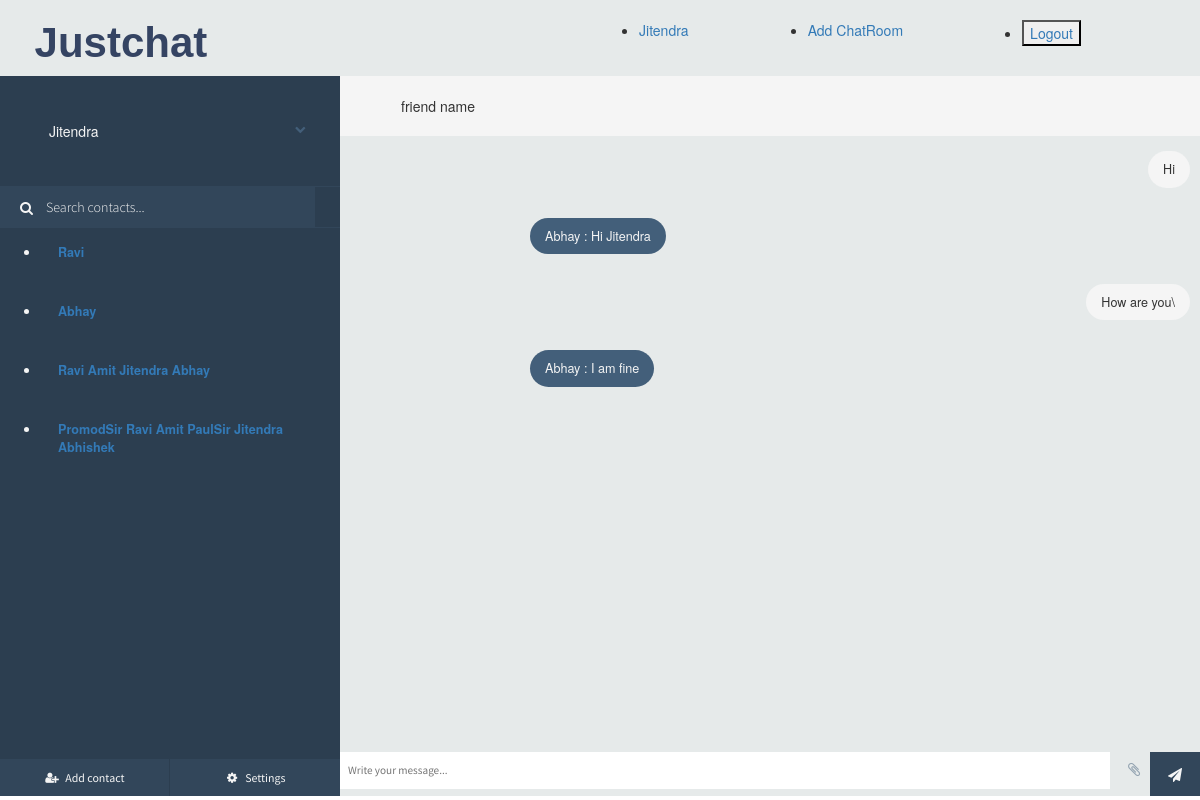
/chat/test2/ (signed in), run on an earlier commit of the app's database.
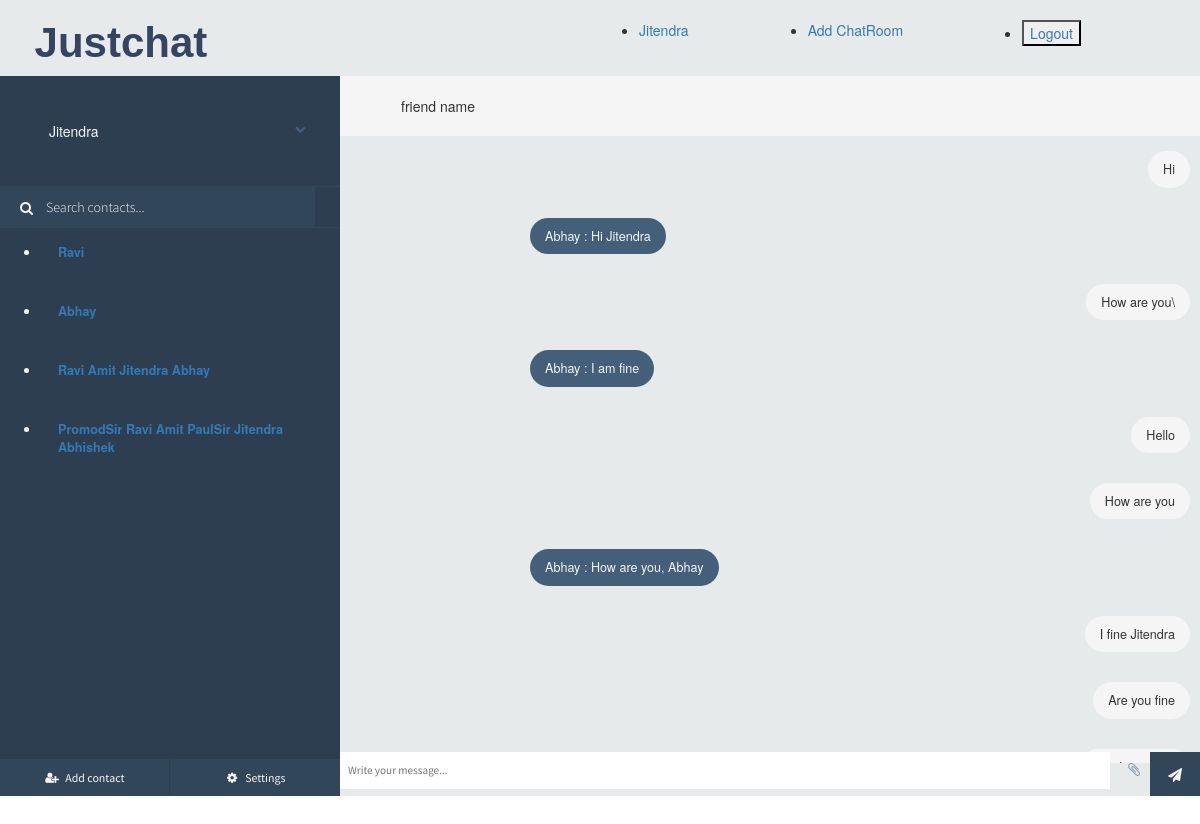
And on a later commit of the database.
### chat/models.py (models this page shows, shortened)
class Message(models.Model):
    author = models.ForeignKey(User, on_delete=models.CASCADE)
    content = models.TextField()
    timestamp = models.DateTimeField(auto_now_add=True)
    room = models.ForeignKey(Room, on_delete=models.CASCADE)

### chat/views.py (the view)
# urls.py: path('chat/<str:room_name>/', views.chat_rooms, name='chat_room')
@login_required(login_url='/login')
def chat_rooms(request, room_name):
    current_user = request.user
    current_user = User.objects.get(username=current_user)
    user_rooms = Room.objects.filter(participants__username=current_user)
    room_deatails = filter_rooms_and_friends(user_rooms, current_user)
    room = Room.objects.get(room_name=room_name)
    participants = room.participants.all()
    is_participant_user = User.objects.get(username=current_user)
    if is_participant_user in participants:
        print("The current user is allowed to send message")
        messages = Message.objects.filter(room=room).order_by('-timestamp').all()
        if request.method == 'POST':
            msg = request.POST['chat-msg-input']
            data = Message(author=current_user, content=msg, room=room)
            data.save()
            return redirect('chat:chat_room', room.room_name)
        return render(request, 'chat/room.html', {
            'room_name': room_name,
            'username': current_user,
            'messages': reversed(messages),
            'rooms_details': room_deatails,
            'participants': '',
            'group_name': ''
        })
    else:
        print("The current use user is not allowed to send message.")
        return HttpResponse("<h1>You are an unauthorized user for this room.</h1>")

### chat/views.py (called while the page is built)
def filter_rooms_and_friends(user_rooms, current_user):
    all_rooms = []
    participants = []
    for room in user_rooms:
        all_rooms.append(room.room_name)
        participants.append(room.participants.all())
    friends = []
    print('*************************')
    print(participants)
    print(len(participants))
    print('***********************')
    for users in participants:
        print(len(users))
        if len(users) == 2:
            for user in users:
                if user.username != current_user.username and user.username not in friends:
                    friends.append(user.username)
        elif len(users) >= 3:
            temp = ''
            for user in users:
                temp += ' ' + user.username
            friends.append(temp)
    print(len(all_rooms), len(friends))
    return zip(all_rooms, friends)

### chat/templates/chat/room.html (shortened to what this page needs)
{% load static %}
<!DOCTYPE html><html class=''>
<head>
<link href="//maxcdn.bootstrapcdn.com/bootstrap/4.0.0/css/bootstrap.min.css" rel="stylesheet" id="bootstrap-css">
<link href="//netdna.bootstrapcdn.com/bootstrap/3.0.0/css/bootstrap.min.css" rel="stylesheet" id="bootstrap-css">
<link rel='stylesheet prefetch' href='https://cdnjs.cloudflare.com/ajax/libs/meyer-reset/2.0/reset.min.css'><link rel='stylesheet prefetch' href='https://cdnjs.cloudflare.com/ajax/libs/font-awesome/4.6.2/css/font-awesome.min.css'>
<link rel="stylesheet" href="{% static 'room.css' %}">
</head>
<body>
  <header class="header-main">
    <div id="header-child1">
        <a href="{% url 'user:home' %}"><h1 id="logo">Justchat</h1></a>
    </div>
    <div class="header-child2">
        <nav>
            <ul class="navbar-link">
                <li class="link-bar"><a class="head-ancher" href="">{{user}}</a></li>
                <li class="link-bar"><a class="head-ancher" href="{% url 'chat:user_details' %}">Add ChatRoom</a></li>
                <li class="link-bar"><a class="head-ancher" id="3" href="">
                    <form action="/logout" method="GET">
                        <button>Logout</button>
                    </form>
                </a></li>
            </ul>
        </nav>
    </div>
</header>
<div id="frame">
	<div id="sidepanel">
		<div id="profile">
			<div class="wrap">
				<p>{{username}}</p>
				<i class="fa fa-chevron-down expand-button" aria-hidden="true"></i>
			</div>
		</div>
		<div id="search">
			<label for=""><i class="fa fa-search" aria-hidden="true"></i></label>
			<input type="text" placeholder="Search contacts..." />
		</div>
		<div id="contacts">
			<ul>
        {% for room_name, friend in rooms_details %}
          <li class="contact">
            <div class="wrap">
              <div class="meta">
                <p class="name"><a href="{% url 'chat:chat_room' room_name %}">{{friend}}</a></p>
                <p class="preview"></p>
              </div>
            </div>
          </li>
        {% endfor %}
			</ul>
		</div>
		<div id="bottom-bar">
			<button id="addcontact"><i class="fa fa-user-plus fa-fw" aria-hidden="true"></i> <span>Add contact</span></button>
			<button id="settings"><i class="fa fa-cog fa-fw" aria-hidden="true"></i> <span>Settings</span></button>
		</div>
	</div>
	<div class="content">
		<div class="contact-profile">
      <p>friend name</p>
    </div>
		<div class="messages">
			<ul>
        {% for message in messages %}
          {% if message.author != username %}
            <li class="sent">
                <p>{{message.author}} : {{message.content}}</p>
            </li>
          {% else %}
            <li class="replies">
              <p>{{message.content}}</p>
            </li>
          {% endif %}
        {% endfor %}
			</ul>
    </div>
		<div class="message-input">
			<div class="wrap">
        <form action="" method="POST">
          <input type="text" name="chat-msg-input" placeholder="Write your message..." />
          <i class="fa fa-paperclip attachment" aria-hidden="true"></i>
          <button class="submit"><i class="fa fa-paper-plane" aria-hidden="true"></i></button>
        </form>
			</div>
		</div>
	</div>
</div>
</body></html>

What changed in the data, as far as the page shows it:
added Message: content "Hello"
added Message: content "How are you"
added Message: author "Abhay", content "How are you, Abhay"
added Message: content "I fine Jitendra"
added Message: content "Are you fine"
